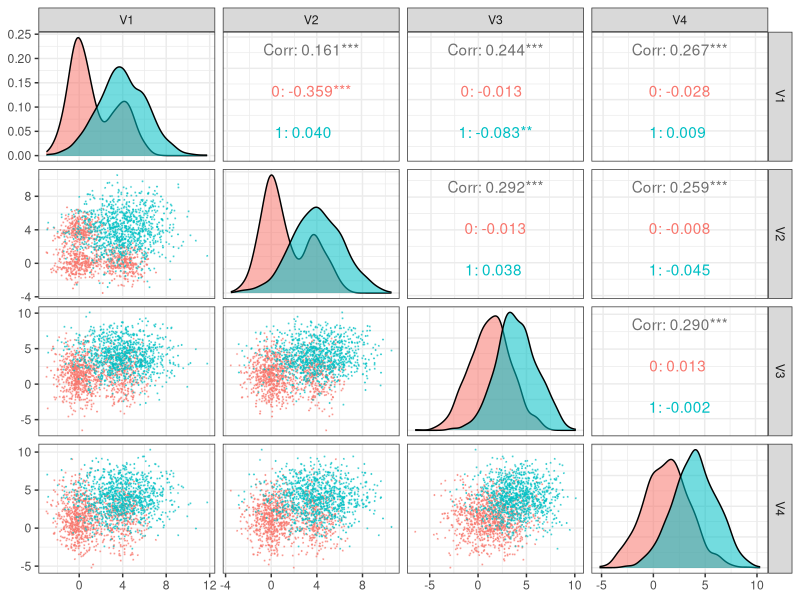
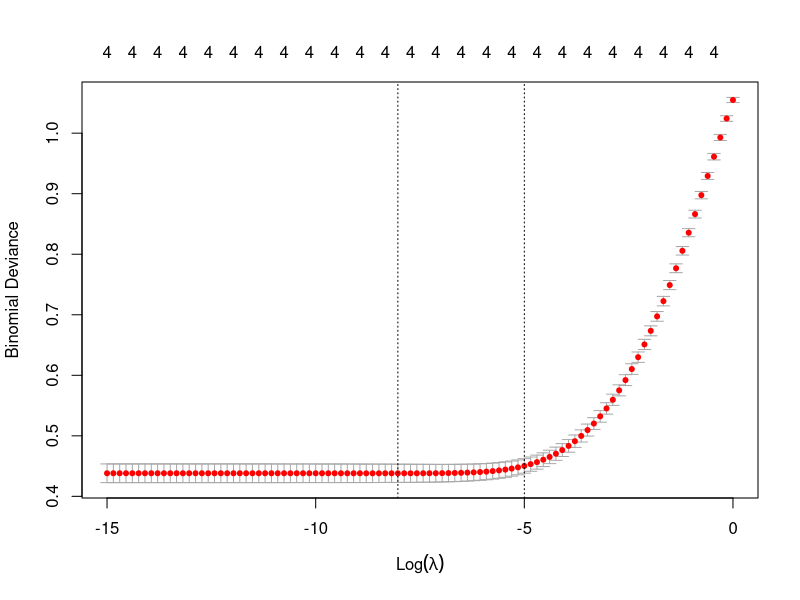

These figures' R source, in order: (Note: this script raises an error after producing the figures.)
## ---- chunk 1
library(dplyr)
library(ggplot2)
## ---- chunk 2
set.seed(1)
p <- 1/3
d <- 4
m <- p*d
s <- sqrt(1+p*(1-p)*d^2)
N <- 999
y <- rep(c(0,1),each=N)
X <- cbind(
 c(rnorm((1-p)*N,0),rnorm(p*N,d),rnorm(N,d,s)),
 c(rnorm(p*N,d),rnorm((1-p)*N,0),rnorm(N,d,s)),
 c(rnorm(N,m,s),rnorm(N,d,s)),
 c(rnorm(N,m,s),rnorm(N,d,s))
)
## ---- chunk 3
p <- GGally::ggpairs(bind_cols(class=factor(y),as_tibble(X)),
                     columns=2:5,
                     aes(colour=class,alpha=0.5),
                     progress=FALSE,
                     lower=list(continuous=GGally::wrap("points",size=0.1,alpha=0.5))) + theme_bw()
print(p)
## ---- chunk 4
ridge <- glmnet::cv.glmnet( # 
  X,y,family="binomial",alpha=0,
  lambda=exp(seq(-15,0,len=100))
)
plot(ridge) 
alasso <- glmnet::glmnet(
  X,y,family="binomial",alpha=1,
  penalty=(1/abs(coef(ridge,"lambda.1se"))[-1]),
  lambda=exp(seq(-8,0,len=150))
)
b2 <- with(alasso, min(lambda[df==2])) # best lambda at df=2
## ---- chunk 5
col <- 4
path <- alasso$beta %>% as.matrix() %>% t %>% 
  as_tibble() %>% mutate(lambda=alasso$lambda) %>% 
  gather(key=Variable,value=Coefficient,-(col+1)) %>%
  ggplot(aes(x=log(lambda),y=Coefficient,color=Variable)) + 
  geom_line(size=1) + theme_minimal() + 
  ggsci::scale_color_d3("category20")
print(path)
## ---- chunk 6
w <- coef(alasso,s=b2)
pal <- rep(c("salmon","skyblue"),each=N)
op <- par(mfrow=c(4,4),mai=c(0.6,0.6,0.1,0.1))
for(i in 1:4) for(j in 1:4) {
  amp <- sqrt(sum(w[c(i+1,j+1)]^2))
  plot(X[,c(i,j)],pch=16,asp=1,col=pal,cex=0.4,xlab=i,ylab=j,axes=FALSE)
  arrows(0,0,2*w[i+1]/amp,2*w[j+1]/amp,length=0.1)
  if(w[j+1]==0) {abline(v=0); next}
  abline(-w[1]/w[j+1],-w[i+1]/w[j+1])
}
par(op)
